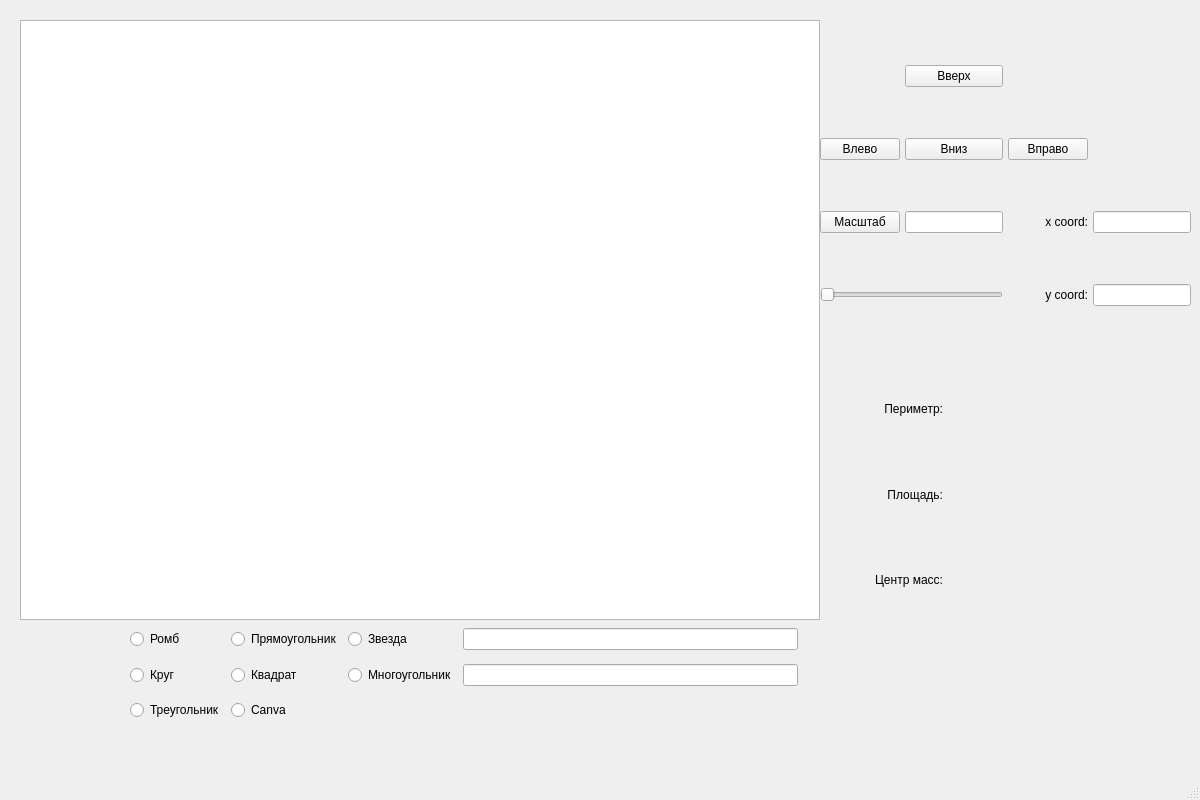
<?xml version="1.0" encoding="UTF-8"?>
<ui version="4.0">
 <class>MainWindow</class>
 <widget class="QMainWindow" name="MainWindow">
  <property name="geometry">
   <rect>
    <x>0</x>
    <y>0</y>
    <width>1200</width>
    <height>800</height>
   </rect>
  </property>
  <property name="windowTitle">
   <string>MainWindow</string>
  </property>
  <widget class="QWidget" name="centralwidget">
   <widget class="QGraphicsView" name="graphicView">
    <property name="geometry">
     <rect>
      <x>20</x>
      <y>20</y>
      <width>800</width>
      <height>600</height>
     </rect>
    </property>
   </widget>
   <widget class="QWidget" name="gridLayoutWidget">
    <property name="geometry">
     <rect>
      <x>130</x>
      <y>620</y>
      <width>668</width>
      <height>111</height>
     </rect>
    </property>
    <layout class="QGridLayout" name="gridLayout">
     <item row="0" column="2">
      <widget class="QRadioButton" name="radioStar">
       <property name="text">
        <string>Звезда</string>
       </property>
      </widget>
     </item>
     <item row="1" column="0">
      <widget class="QRadioButton" name="radioEllipse">
       <property name="text">
        <string>Круг</string>
       </property>
      </widget>
     </item>
     <item row="2" column="0">
      <widget class="QRadioButton" name="radioTriangle">
       <property name="text">
        <string>Треугольник</string>
       </property>
      </widget>
     </item>
     <item row="0" column="4">
      <widget class="QLineEdit" name="lineStar"/>
     </item>
     <item row="0" column="1">
      <widget class="QRadioButton" name="radioRect">
       <property name="text">
        <string>Прямоугольник</string>
       </property>
      </widget>
     </item>
     <item row="1" column="2">
      <widget class="QRadioButton" name="radioPolygon">
       <property name="text">
        <string>Многоугольник</string>
       </property>
      </widget>
     </item>
     <item row="1" column="1">
      <widget class="QRadioButton" name="radioSquare">
       <property name="text">
        <string>Квадрат</string>
       </property>
      </widget>
     </item>
     <item row="1" column="4">
      <widget class="QLineEdit" name="linePolygon"/>
     </item>
     <item row="0" column="0">
      <widget class="QRadioButton" name="radioRhomb">
       <property name="text">
        <string>Ромб</string>
       </property>
      </widget>
     </item>
     <item row="2" column="1">
      <widget class="QRadioButton" name="radioCanva">
       <property name="text">
        <string>Canva</string>
       </property>
      </widget>
     </item>
    </layout>
   </widget>
   <widget class="QWidget" name="gridLayoutWidget_2">
    <property name="geometry">
     <rect>
      <x>820</x>
      <y>20</y>
      <width>371</width>
      <height>331</height>
     </rect>
    </property>
    <layout class="QGridLayout" name="gridLayout_2">
     <property name="horizontalSpacing">
      <number>5</number>
     </property>
     <item row="3" column="3">
      <widget class="QLineEdit" name="lineY"/>
     </item>
     <item row="0" column="1">
      <widget class="QPushButton" name="pushUp">
       <property name="text">
        <string>Вверх</string>
       </property>
      </widget>
     </item>
     <item row="2" column="0">
      <widget class="QPushButton" name="pushScale">
       <property name="text">
        <string>Масштаб</string>
       </property>
      </widget>
     </item>
     <item row="3" column="2">
      <widget class="QLabel" name="label_2">
       <property name="text">
        <string>y coord:</string>
       </property>
       <property name="alignment">
        <set>Qt::AlignRight|Qt::AlignTrailing|Qt::AlignVCenter</set>
       </property>
      </widget>
     </item>
     <item row="3" column="0" colspan="2">
      <widget class="QSlider" name="horizontalSlider">
       <property name="whatsThis">
        <string comment="угол поворота"/>
       </property>
       <property name="orientation">
        <enum>Qt::Horizontal</enum>
       </property>
      </widget>
     </item>
     <item row="2" column="1">
      <widget class="QLineEdit" name="lineScale"/>
     </item>
     <item row="1" column="1">
      <widget class="QPushButton" name="pushDown">
       <property name="text">
        <string>Вниз</string>
       </property>
      </widget>
     </item>
     <item row="2" column="3">
      <widget class="QLineEdit" name="lineX"/>
     </item>
     <item row="2" column="2">
      <widget class="QLabel" name="label">
       <property name="text">
        <string>x coord:</string>
       </property>
       <property name="alignment">
        <set>Qt::AlignRight|Qt::AlignTrailing|Qt::AlignVCenter</set>
       </property>
      </widget>
     </item>
     <item row="1" column="2">
      <widget class="QPushButton" name="pushRight">
       <property name="text">
        <string>Вправо</string>
       </property>
      </widget>
     </item>
     <item row="1" column="0">
      <widget class="QPushButton" name="pushLeft">
       <property name="text">
        <string>Влево</string>
       </property>
      </widget>
     </item>
    </layout>
   </widget>
   <widget class="QWidget" name="gridLayoutWidget_3">
    <property name="geometry">
     <rect>
      <x>820</x>
      <y>369</y>
      <width>251</width>
      <height>251</height>
     </rect>
    </property>
    <layout class="QGridLayout" name="gridLayout_3">
     <item row="2" column="0">
      <widget class="QLabel" name="label_5">
       <property name="text">
        <string>Центр масс:</string>
       </property>
       <property name="alignment">
        <set>Qt::AlignRight|Qt::AlignTrailing|Qt::AlignVCenter</set>
       </property>
      </widget>
     </item>
     <item row="0" column="0">
      <widget class="QLabel" name="label_4">
       <property name="text">
        <string>Периметр:</string>
       </property>
       <property name="alignment">
        <set>Qt::AlignRight|Qt::AlignTrailing|Qt::AlignVCenter</set>
       </property>
      </widget>
     </item>
     <item row="1" column="0">
      <widget class="QLabel" name="label_3">
       <property name="text">
        <string>Площадь:</string>
       </property>
       <property name="alignment">
        <set>Qt::AlignRight|Qt::AlignTrailing|Qt::AlignVCenter</set>
       </property>
      </widget>
     </item>
     <item row="0" column="1">
      <widget class="QLabel" name="labelPerimeter">
       <property name="text">
        <string/>
       </property>
       <property name="alignment">
        <set>Qt::AlignCenter</set>
       </property>
      </widget>
     </item>
     <item row="1" column="1">
      <widget class="QLabel" name="labelSquare">
       <property name="text">
        <string/>
       </property>
       <property name="alignment">
        <set>Qt::AlignCenter</set>
       </property>
      </widget>
     </item>
     <item row="2" column="1">
      <widget class="QLabel" name="labelMassCenter">
       <property name="text">
        <string/>
       </property>
       <property name="alignment">
        <set>Qt::AlignCenter</set>
       </property>
      </widget>
     </item>
    </layout>
   </widget>
  </widget>
  <widget class="QMenuBar" name="menubar">
   <property name="geometry">
    <rect>
     <x>0</x>
     <y>0</y>
     <width>1200</width>
     <height>25</height>
    </rect>
   </property>
  </widget>
  <widget class="QStatusBar" name="statusbar"/>
 </widget>
 <resources/>
 <connections/>
</ui>
